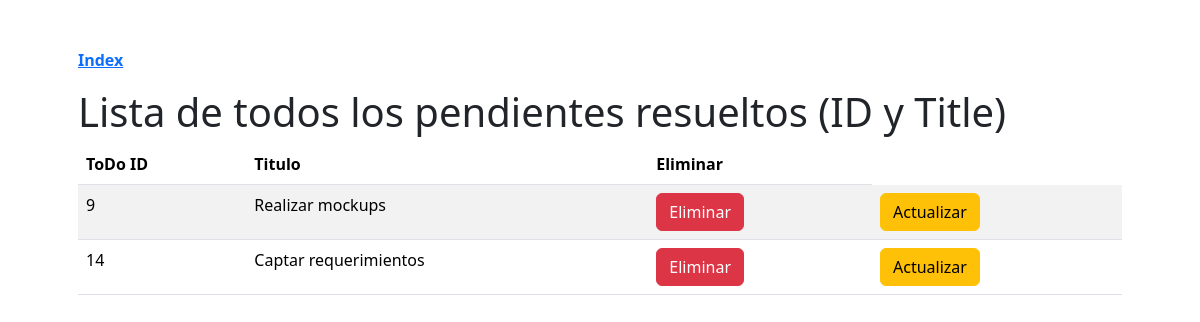
Screenshot of /list/done/ with the database file from the repository.
### todo_board/models.py (models this page shows)
class ToDo(models.Model):
    todo_id = models.BigAutoField(primary_key=True)
    title = models.CharField(max_length=100)
    done = models.BooleanField(default=False)
    user_id = models.BigIntegerField()

### todo_board/views.py (the view)
# urls.py: path("list/done/", views.list_done, name="list_done"),
def list_done(request: HttpRequest):
    todos = ToDo.objects.filter(done=True).all();
    return render(request, f"{app_prefix}/list_done.html", {"todos": todos})

### todo_board/templates/todo_board/list_done.html
{% extends "todo_board/base.html" %}
{% block content%}
<h1>Lista de todos los pendientes resueltos (ID y Title)</h1>
{% if todos %}
    <table class="table table-striped">
    <thead>
        <tr>
        <th scope="col">ToDo ID</th>
        <th scope="col">Titulo</th>
        <th scope="col">Eliminar</th>
        </tr>
    </thead>
    <tbody>
        {% for t in todos %}
            <tr>
            <td>{{ t.todo_id }}</td>
            <td>{{ t.title }}</td>
            <td><a href="{% url 'todo_board:delete' t.todo_id %}"><button class="btn btn-danger">Eliminar</button></a></td>
            <td><a href="{% url 'todo_board:update' t.todo_id %}"><button class="btn btn-warning">Actualizar</button></a></td>
            </tr>
        {% endfor %}
    </tbody>
    </table>
{% else %}
    <p>No hay ToDos para mostar.<p/>
{% endif %}
{% endblock content%}

### rows the page displays
ToDo: todo_id "9", title "Realizar mockups"
ToDo: todo_id "14", title "Captar requerimientos"
